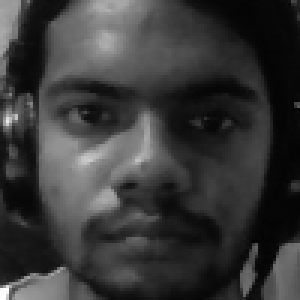
#> input picture img0.png, 100 x 100 px, given in place of the camera (shown 3 times larger)
$ python face_detection.py
#> lines starting #> are read from the running program, lines starting #| are printed output that depends on the picture; after the words box and inside, x2 and y2 are one past the last pixel; in counts of white or black regions, pixels touching at a corner belong together
import numpy as np
import cv2

# multiple cascades: https://github.com/Itseez/opencv/tree/master/data/haarcascades

# https://github.com/Itseez/opencv/blob/master/data/haarcascades/haarcascade_frontalface_default.xml
import time

face_cascade = cv2.CascadeClassifier('haarcascade_frontalface_default.xml')
# https://github.com/Itseez/opencv/blob/master/data/haarcascades/haarcascade_eye.xml
eye_cascade = cv2.CascadeClassifier('haarcascade_eye.xml')
left_eye_cascade =  cv2.CascadeClassifier('haarcascade_lefteye_2splits.xml')

smile_cascade = cv2.CascadeClassifier('haarcascade_smile.xml')
calculator_cascade = cv2.CascadeClassifier('calculator_cascade.xml')

cap = cv2.VideoCapture(0)
i = 0
while True:

    ret, img = cap.read()
#> img is the input picture: shape (100, 100, 3); min 1, max 254, mean 56.5
    gray = cv2.cvtColor(img, cv2.COLOR_BGR2GRAY)
    faces = face_cascade.detectMultiScale(gray, 1.3, 5)
#> faces = [[4, 7, 89, 89]]


    calculator = calculator_cascade.detectMultiScale(gray)#, 2,7)
#> calculator = ()

    for (x, y, w, h) in calculator:
        cv2.rectangle(img, (x, y), (x + w, y + h), (0, 255, 255),2)
        font = cv2.FONT_HERSHEY_SIMPLEX
        cv2.putText(img,'farshid',(x-w,y-h),font,.5,(0,255,255) , 2 , cv2.LINE_AA)
#> this loop made 0 passes
    # [5 lines of commented-out code are left out]

    for (x, y, w, h) in faces:
        font = cv2.FONT_HERSHEY_SIMPLEX
        cv2.putText(img,'face', (x - w, y - h), font, 0.5, (0, 255, 255), 2)

        # [9 lines of commented-out code are left out]
        roi_gray = gray[y:y + h, x:x + w]
        roi_color = img[y:y + h, x:x + w]

        # cv2.imshow('face Detector', roi_color)
        resized_image = cv2.resize(roi_gray, (100, 100))

        # cv2.imwrite('uglies/'+img_name, resized_image)

        eyes = eye_cascade.detectMultiScale(roi_gray)

        for (ex, ey, ew, eh) in eyes:
            # cv2.rectangle(roi_color, (ex, ey), (ex + ew, ey + eh), (0, 0, 255), 1)

            eye_image = roi_color[ey:ey + eh, ex:ex + ew]
#> this loop made 1 pass
#> (x, y, w, h, font, eyes) on pass 1: (4, 7, 89, 89, 0, [[12, 19, 23, 23], [55, 21, 25, 25]])
#> pass 1, `roi_gray = gray[y:y + h, x:x + w]`:
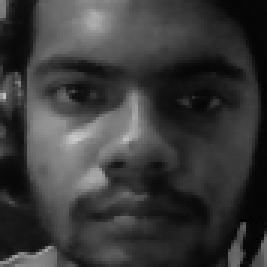
#> roi_gray: shape (89, 89) (shown 3 times larger); min 1, max 203, mean 57.6
            # [11 lines of commented-out code are left out]

    cv2.imshow('Image Detector', img)
# cv2.imshow('Detector', smile_image)


# cv2.imshow('Image Detector gray', roi_color)

# time.sleep(2)


    k = cv2.waitKey(30) & 0xff
#> (key Esc is pressed here)
    if k == 27:
        break

cap.release()
cv2.destroyAllWindows()

$ run again, on opencv-template-matching-main.jpg
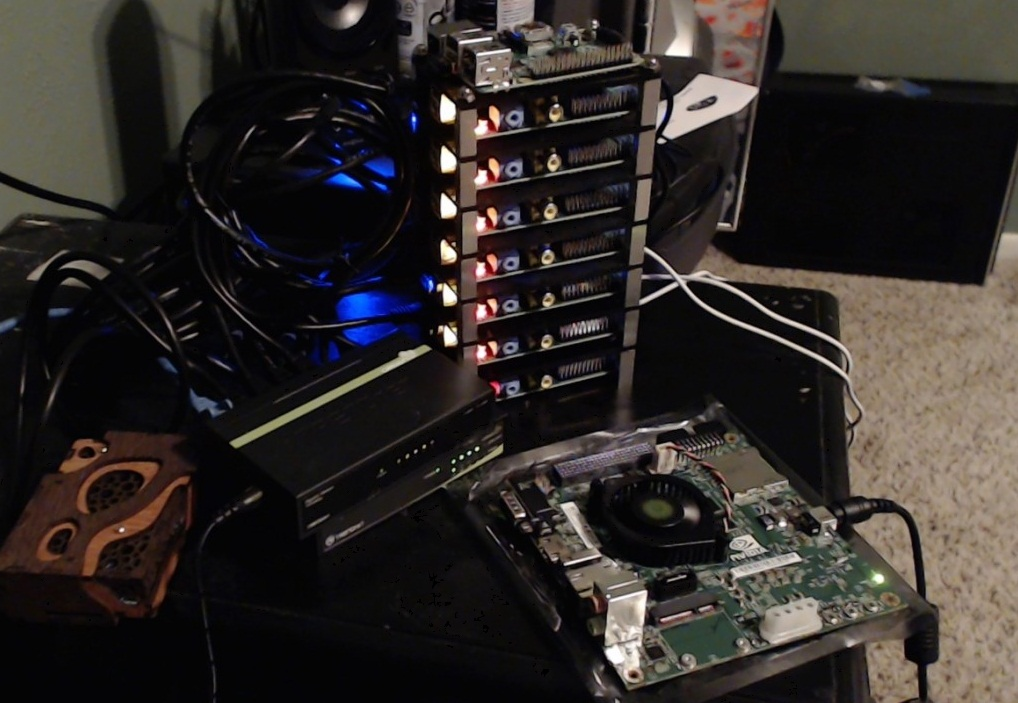
#> input picture opencv-template-matching-main.jpg, 1018 x 703 px, given in place of the camera
#> img is the input picture: shape (703, 1018, 3); mean B, G, R 40.7, 43.2, 48.1
#> `gray = cv2.cvtColor(img, cv2.COLOR_BGR2GRAY)`:
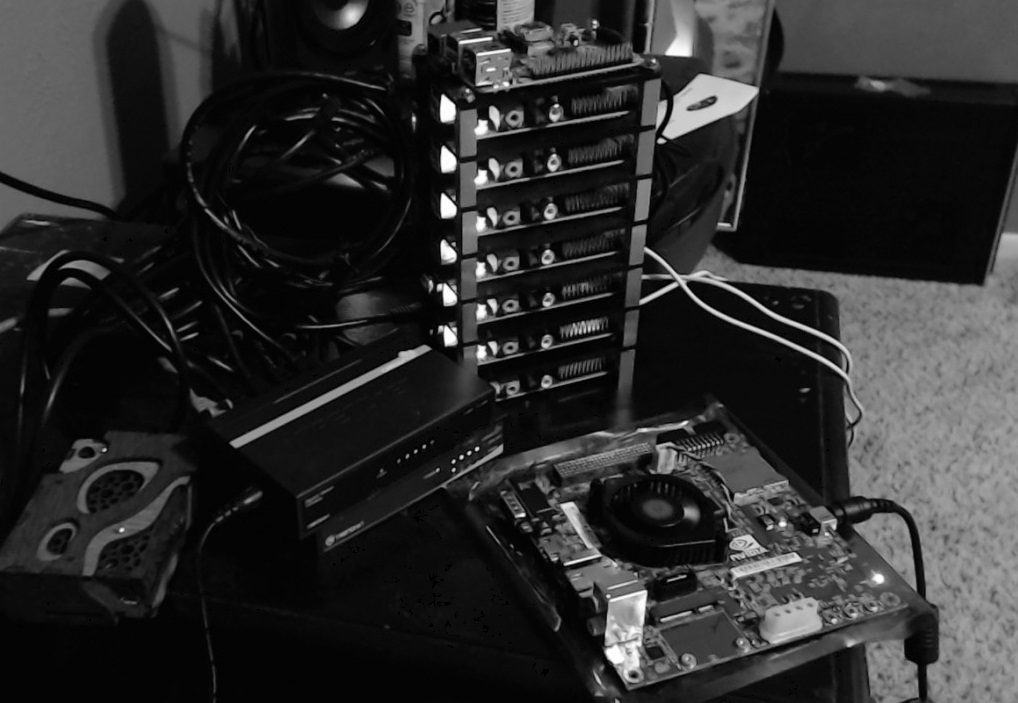
#> gray: shape (703, 1018); min 0, max 255, mean 44.4
#> faces = ()
#> calculator = [[710, 15, 40, 40], [718, 259, 51, 51], [723, 484, 48, 48], [679, 74, 55, 55], [559, 280, 57, 57], [62, 424, 122, 122]]
#> the loop `for (x, y, w, h) in calculator:` made 6 passes
#> after the loop `for (x, y, w, h) in calculator:`:
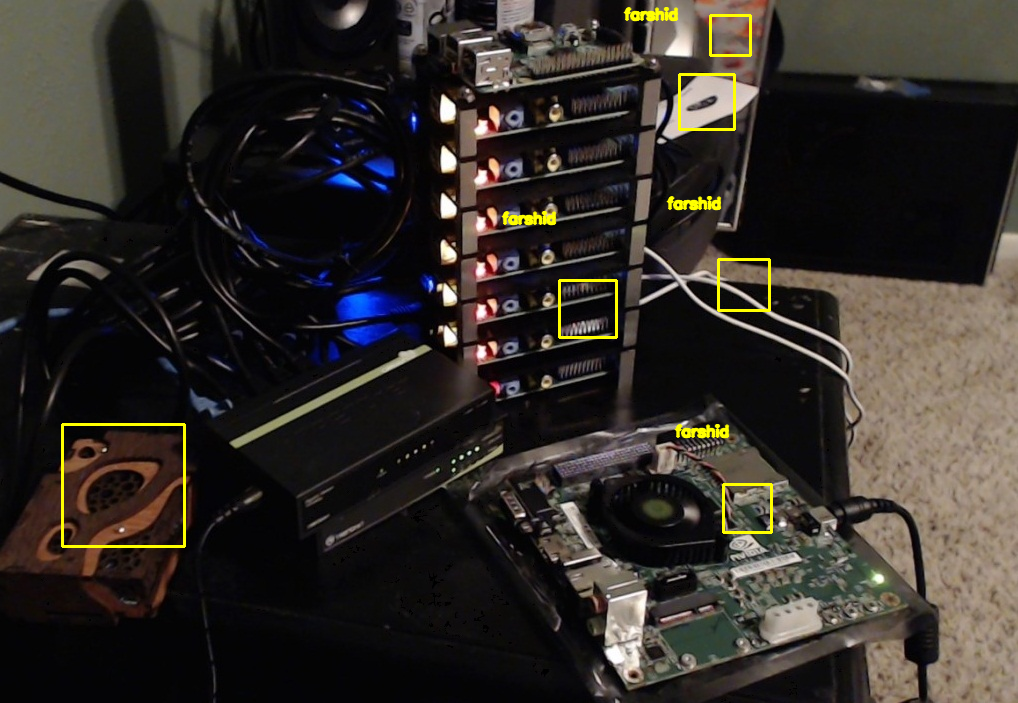
#> img: shape (703, 1018, 3); 1.01% of pixels changed, all inside (x1, y1, x2, y2) = (61, 6, 773, 548)
